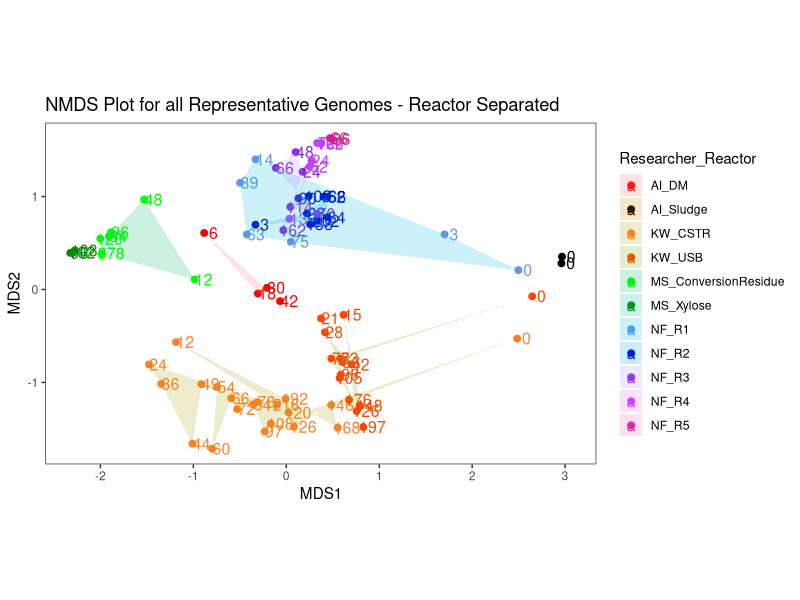

Write R code to recreate this figure.
#plotting NMDS plots for metagenomic data

library(ggplot2)
library(dplyr)
library(cowplot)
library(ggthemes)
library(RColorBrewer)
library(tidyverse)
library(forcats)
library(vegan)

setwd("./example_files")

data <- read.table(file = "rel_abund_allMAGS.txt", header = TRUE, sep = "\t")
data_melt <- reshape::melt(data, id.vars=c("Rel_Abundance"))
write.table(data_melt, file = "rel_abundance_allMAGS_long_from_R.txt", sep = "\t")

#edit file manually in Excel

relData <- read.delim(file = "rel_abundance_allMAGS_long_from_R_for_NMDS.txt", header = TRUE, sep = "\t")
str(relData)
head(relData)
dim(relData)

relData$Researcher <- as.factor(relData$Researcher)
relData$Researcher_Reactor <- as.factor(relData$Researcher_Reactor)
relData$Sample_Name <- as.factor(relData$Sample_Name)
relData$Seq_Tech <- as.factor(relData$Seq_Tech)
relData$MAG_ID <- as.factor(relData$MAG_ID)
str(relData)
head(relData)
dim(relData)

plot_Data <- relData %>%
  select(Researcher, Researcher_Reactor, Sample_Name, Day, Seq_Tech, MAG_ID, Relative_Abundance) %>%
  tidyr::spread(MAG_ID, Relative_Abundance)

dim(plot_Data)

beta_dist <- vegdist(plot_Data[,6:136], index = "bray")
beta_dist

nmds <- metaMDS(beta_dist)
nmds_data <- as.data.frame(nmds$points)
nmds_data$Sample_Name <- plot_Data$Sample_Name
nmds_data <- dplyr::left_join(nmds_data, plot_Data)

ggplot()+
  geom_text(data=nmds_data, aes(x=MDS1,y=MDS2,label=Day,color=Researcher_Reactor), size=4, nudge_x=0.1) +
  geom_point(data=nmds_data, aes(x=MDS1,y=MDS2,color=Researcher_Reactor), size=2) +
  geom_polygon(data=nmds_data, aes(x=MDS1,y=MDS2,fill=Researcher_Reactor, group=Researcher_Reactor), alpha = 0.2) +
  coord_equal() +
  theme_bw() +
  scale_color_manual(values = c("red", "black", "chocolate1", "orangered1",
                                "green", "green4", "cornflowerblue", "mediumblue",
                                "blueviolet", "darkorchid1", "violetred")) +
  labs(title = "NMDS Plot for all Representative Genomes - Reactor Separated") +
  theme(panel.background = element_blank(),
        panel.grid.major = element_blank(),
        panel.grid.minor = element_blank(),
        plot.background = element_blank(),
        plot.title = element_text())
